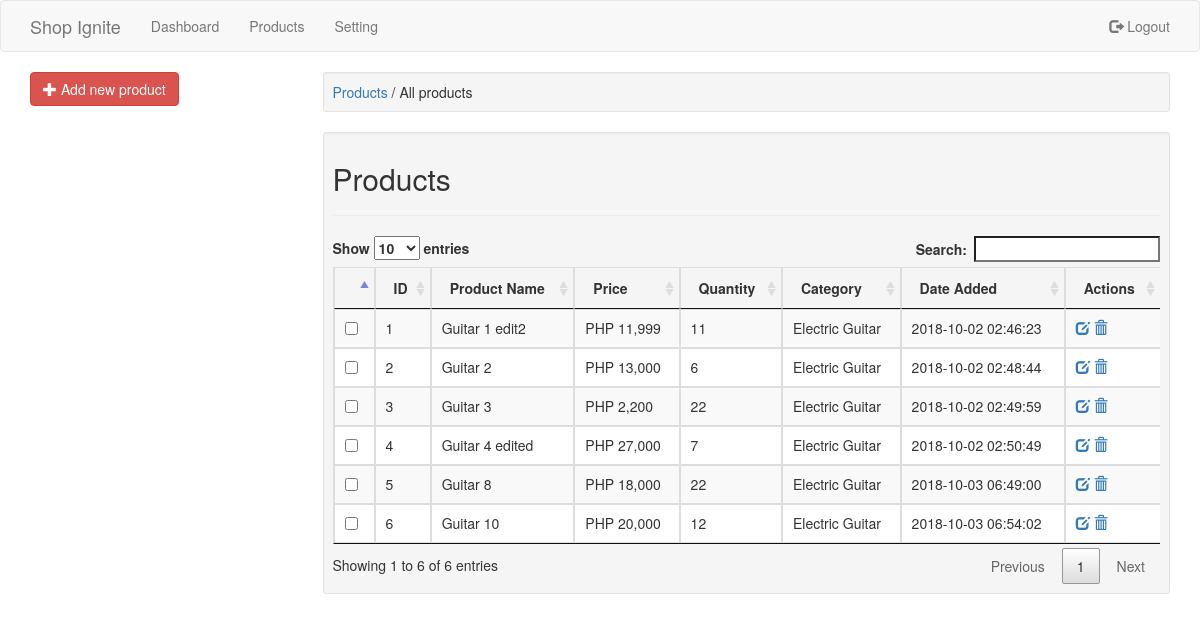
The app's page /admin/products.php (signed in) with its own data.
### tables this page shows
CREATE TABLE `products` (
  `id` int(11) NOT NULL,
  `category_id` int(11) NOT NULL,
  `name` varchar(100) NOT NULL,
  `price` double(10,2) NOT NULL,
  `quantity` int(10) NOT NULL,
  `image_name` varchar(255) NOT NULL,
  `created_at` timestamp NOT NULL DEFAULT CURRENT_TIMESTAMP,
  `updated_at` timestamp NOT NULL DEFAULT CURRENT_TIMESTAMP ON UPDATE CURRENT_TIMESTAMP
);

CREATE TABLE `categories` (
  `id` int(11) NOT NULL,
  `name` varchar(100) NOT NULL,
  `created_at` timestamp NOT NULL DEFAULT CURRENT_TIMESTAMP,
  `updated_at` timestamp NOT NULL DEFAULT CURRENT_TIMESTAMP ON UPDATE CURRENT_TIMESTAMP
);

### admin/products.php (the view, shortened to what this page needs)
<?php
require('../dbconnect.php');
$show_query = "
    SELECT
        products.id,
        products.name AS product_name,
        products.price,
        products.quantity,
        categories.name AS category,
        products.created_at
    FROM
        products,
        categories
    WHERE
        products.category_id = categories.id
    ";
$show_result = mysqli_query($conn, $show_query);
?>
<!DOCTYPE html>
<html lang="en">
<head>
    <link rel="stylesheet" href="../css/bootstrap.min.css">
    <link rel="stylesheet" type="text/css" href="../css/datatables.min.css"/>
</head>
<body>
    <?php include('navbar.php'); ?>
    <div class="container">
        <div class="row">
            <div class="col-sm-3">
                <button type="button" class="btn btn-danger" data-toggle="modal" data-target="#myModal">
                    <span class="glyphicon glyphicon-plus"></span> Add new product
                </button>
            </div>
            <div class="col-sm-9">
                <div class="well well-sm"><a href="products.php">Products</a> / All products</div>
                <div class="well well-sm">
                    <h2>Products</h2>
                    <hr>
                    <div class="table-responsive">
                        <table id="myTable" class="table table-bordered table-striped">
                            <thead>
                                <tr>
                                    <th></th>
                                    <th>ID</th>
                                    <th>Product Name</th>
                                    <th>Price</th>
                                    <th>Quantity</th>
                                    <th>Category</th>
                                    <th>Date Added</th>
                                    <th>Actions</th>
                                </tr>
                            </thead>
                            <tbody>
                                <?php while ($row = mysqli_fetch_assoc($show_result)): ?>
                                <tr>
                                    <td><input type="checkbox"></td>
                                    <td><?= $row['id']; ?></td>
                                    <td><?= $row['product_name']; ?></td>
                                    <td>PHP <?= number_format($row['price']); ?></td>
                                    <td><?= $row['quantity']; ?></td>
                                    <td><?= $row['category']; ?></td>
                                    <td><?= $row['created_at']; ?></td>
                                    <td>
                                        <a href="view_product.php?id=<?= $row['id']; ?>" target="_blank">
                                            <span class="glyphicon glyphicon-edit"></span>
                                        </a>
                                        <a href="products.php?delete=<?= $row['id']; ?>">
                                            <span class="glyphicon glyphicon-trash"></span>
                                        </a>
                                    </td>
                                </tr>
                                <?php endwhile; ?>
                            </tbody>
                        </table>
                    </div>
                </div>
            </div>
        </div>
    </div>
</body>
</html>

### records on screen
products: id "1", name "Guitar 1 edit2", price "11,999", quantity "11", category.name "Electric Guitar", created_at "2018-10-02 02:46:23"
products: id "2", name "Guitar 2", price "13,000", quantity "6", category.name "Electric Guitar", created_at "2018-10-02 02:48:44"
products: id "3", name "Guitar 3", price "2,200", quantity "22", category.name "Electric Guitar", created_at "2018-10-02 02:49:59"
products: id "4", name "Guitar 4 edited", price "27,000", quantity "7", category.name "Electric Guitar", created_at "2018-10-02 02:50:49"
products: id "5", name "Guitar 8", price "18,000", quantity "22", category.name "Electric Guitar", created_at "2018-10-03 06:49:00"
products: id "6", name "Guitar 10", price "20,000", quantity "12", category.name "Electric Guitar", created_at "2018-10-03 06:54:02"
